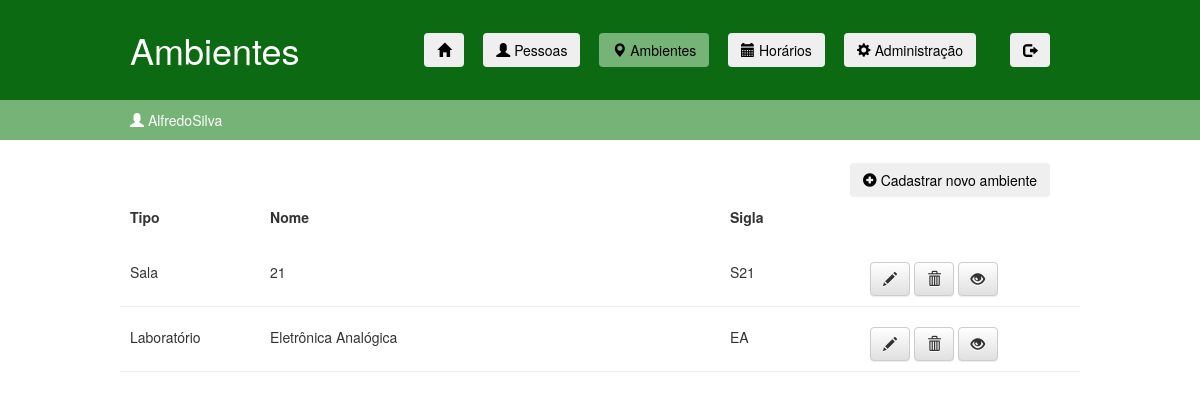
/ambients.html (signed in), run on the app's committed database.
### ifaccapp/models.py (models this page shows, shortened)
class Ambient(models.Model):
    COORDENACAO = "Coordenação"
    SALA = "Sala"
    LABORATORIO = "Laboratório"
    TYPE_CHOICES = (
        (COORDENACAO, 'Coordenação'),
        (SALA, 'Sala'),
        (LABORATORIO, 'Laboratório'),
    )
    type = models.TextField(null=True, max_length=50, choices=TYPE_CHOICES, verbose_name="Tipo de ambiente")
    name = models.CharField(null=True, max_length=100, verbose_name="Nome")
    ID = models.CharField(primary_key=True, max_length=50)
    IP = models.CharField(null=True, max_length=15, verbose_name="IP")
    mask = models.CharField(null=True, max_length=15, verbose_name="Máscara")

### ifaccapp/views.py (the view)
# urls.py: path('ambients.html', views.ambients, name='ambients'),
@login_required(redirect_field_name = None, login_url='/login.html')
def ambients(request):
    ambients = Ambient.objects.all()
    return render(request, 'ifaccapp/ambients.html', {'ambients': ambients})

### ifaccapp/templates/ifaccapp/ambients.html (shortened to what this page needs)
<!DOCTYPE html>
{% load static %}
<html lang="pt-br">
    <head>
        <link rel="stylesheet" href="https://maxcdn.bootstrapcdn.com/bootstrap/3.2.0/css/bootstrap.min.css">
        <link rel="stylesheet" href="https://maxcdn.bootstrapcdn.com/bootstrap/3.2.0/css/bootstrap-theme.min.css">
        <link rel="stylesheet" href="{% static 'css/ifaccapp.css' %}">
    </head>
    <body>
        <div class="page-header" style="border: none">
            <div class="linha">
                <header>
                    <div class="coluna col3">
                        <h1 class="logo">Ambientes</h1>
                    </div>
                    <div class="coluna col9">
                        <nav>
                            <ul class="menu inline sem-marcador" style="width: 700px">
                                <li>
                                    <a href="{% url 'home' %}"><button type="button" class="btn"><span class="glyphicon glyphicon-home"></span></button></a>
                                </li>
                                <li>
                                    <a href="{% url 'people' %}"><button type="button" class="btn"><span class="glyphicon glyphicon-user"></span> Pessoas</button></a>
                                </li>
                                <li>
                                    <a href="{% url 'ambients' %}"><button type="button" class="btn btn-selected"><span class="glyphicon glyphicon-map-marker"></span> Ambientes</button></a>
                                </li>
                                <li>
                                    <a href="{% url 'schedules' %}"><button type="button" class="btn"><span class="glyphicon glyphicon-calendar"></span> Horários</button></a>
                                </li>
                                <li>
                                    <a href="{% url 'administration' %}"><button type="button" class="btn"><span class="glyphicon glyphicon-cog"></span> Administração</button></a>
                                </li>
                                <li>
                                    <a href="{% url 'logout' %}"><button type="button" class="btn"><span class="glyphicon glyphicon-log-out"></span></button></a>
                                </li>
                            </ul>
                        </nav>
                    </div>
                </header>
            </div>
        </div>
        <div style="background-color: #76B376">
            <div class="linha" style="padding: 0 0 0 0">
                <header>
                    <div class="coluna col12" style="color: #FFF; font-size: 14px; text-align: left; padding: 10px 10px">
                        <span class="glyphicon glyphicon-user"></span> {{ request.user.username }}
                    </div>
                </header>
            </div>
        </div>
        <div class="content-ambients">
            <div class="linha-top-menu">
                <header>
                    <ul class="menu top-inline sem-marcador">
                        <li>
                            <a href="{% url 'register_ambient' %}"><button type="button" class="btn"><span class="glyphicon glyphicon-plus-sign"></span> Cadastrar novo ambiente</button></a>
                        </li>
                    </ul>
                </header>
            </div>
            <div class="linha">
                <div class="coluna col2">
                    <label>Tipo</label>
                </div>
                <div class="coluna col6">
                    <label>Nome</label>
                </div>
                <div class="coluna col2">
                    <label>Sigla</label>
                </div>
            </div>
            {% for ambient in ambients %}
                <div class="linha" style="padding: 20px 0 10px 0; border-bottom: 1px solid #eee">
                    <div class="coluna col2">
                        {{ ambient.type }}
                    </div>
                    <div class="coluna col6">
                        {{ ambient.name }}
                    </div>
                    <div class="coluna col2">
                        {{ ambient.ID }}
                    </div>
                    <div class="coluna col3">
                        <a class="btn btn-default" href="{% url 'edit_ambient' pk=ambient.pk %}"><span class="glyphicon glyphicon-pencil"></span></a>
                        <a class="btn btn-default" href="{% url 'remove_ambient' pk=ambient.pk %}"><span class="glyphicon glyphicon-trash"></span></a>
                        <a class="btn btn-default" href="{% url 'view_specific_schedules' pk=ambient.pk %}"><span class="glyphicon glyphicon-eye-open"></span></a>
                    </div>
                </div>
            {% endfor %}
        </div>
    </body>
</html>

### ifaccapp/static/css/ifaccapp.css (style rules this page uses)
body { margin: 0; }
.page-header { background-color: #0C6B12; color: #FFFFFF; margin-top: 0; margin-bottom: 0; padding: 10px 20px 10px 20px; }
.content-ambients { padding-left: 30px; padding-right: 30px; }
a { color: #000000; }
.linha { width: 960px; margin: 0 auto; overflow: auto; padding: 0 0 10px 0; }
.linha-top-menu { width: 960px; margin: auto; overflow: auto; }
.coluna { padding: 0 10px; float: left; }
.col2 { width: 140px; }
.col3 { width: 220px; }
.col6 { width: 460px; }
.col9 { width: 700px; }
.col12 { width: 940px; }
ul.inline li { display: inline; margin-right: 15px; }
ul.inline li:last-child { margin-left: 15px; margin-right: 0; }
ul.top-inline li { display: inline; margin-right: 15px; }
ul.top-inline li:last-child { margin-left: 0; margin-right: 30px; }
ul.sem-marcador { list-style: none; }
.menu { text-transform: uppercase; text-align: right; margin-top: 23px; }
.btn-selected { background-color: #76B376; }

### data on the page
Ambient: type "Sala", name "21", ID "S21"
Ambient: type "Laboratório", name "Eletrônica Analógica", ID "EA"

### other printed values
{{ request.user.username }} "AlfredoSilva"
